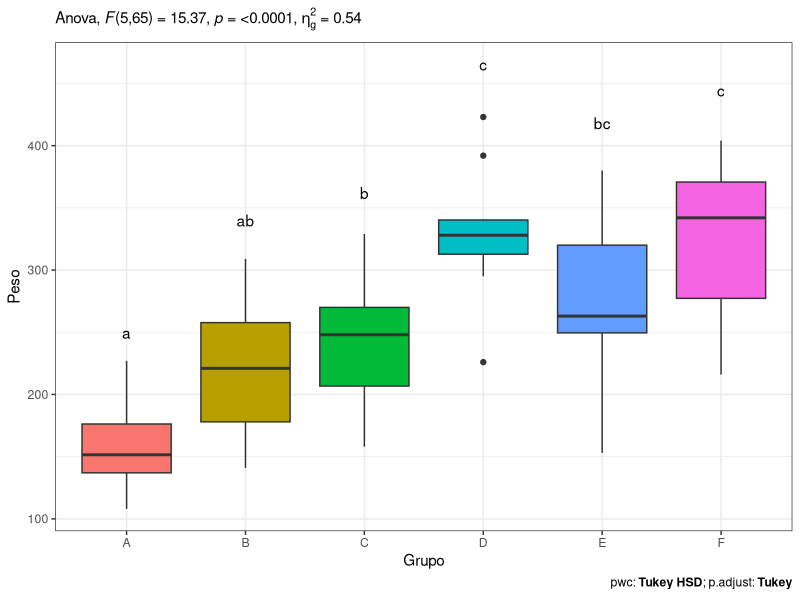
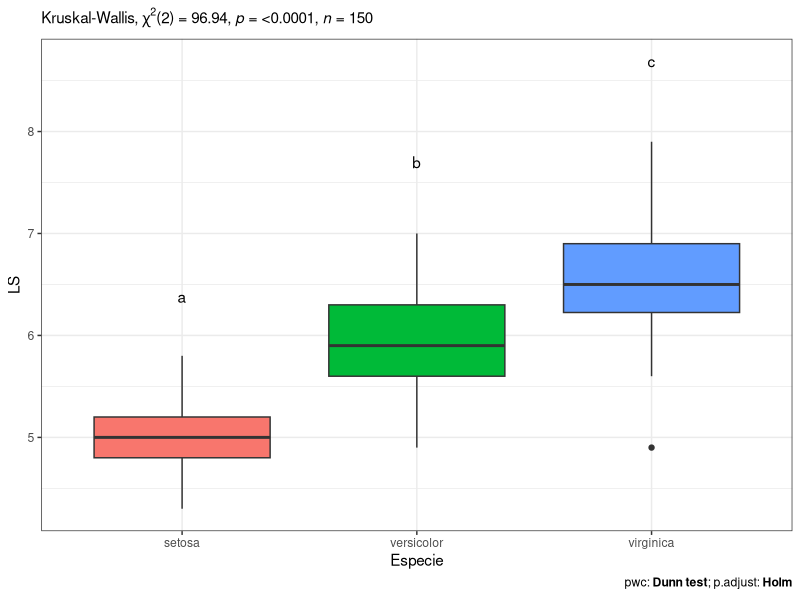
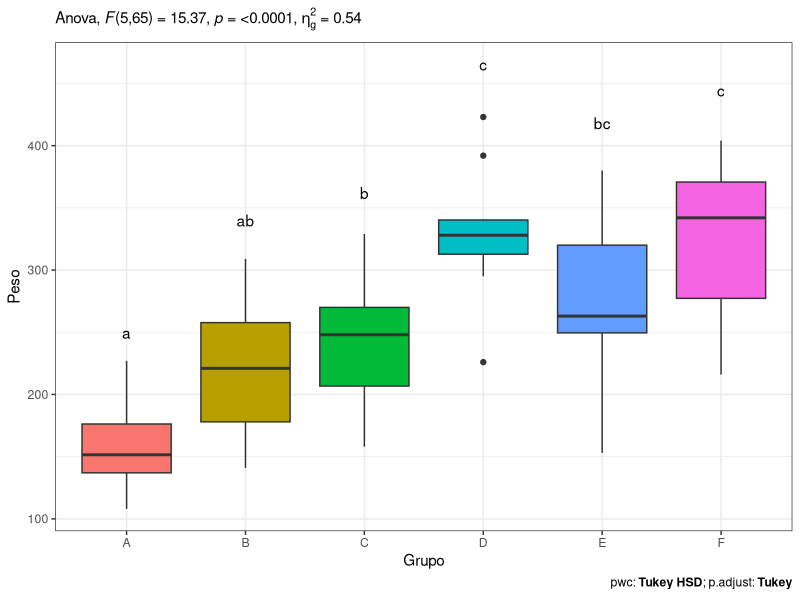
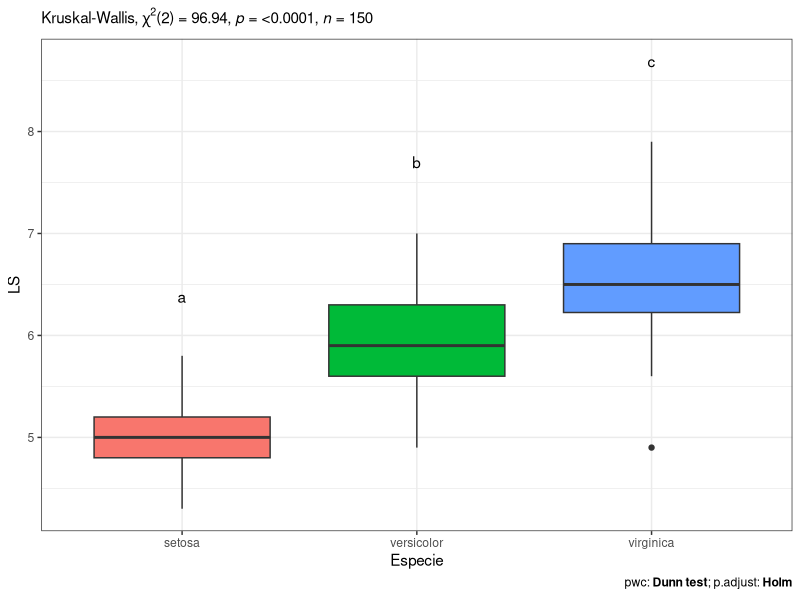

Recreate these plots in R, in order.
## Raúl Octavio Martínez Rincón

### Figuras prueba de Tukey y Dunn ###
# 1. Anova y Tukey
# 2. Kruskal-Wallis y Dunn

#### Librerías (paquetes) ####
library(tidyverse)
library(rstatix)
library(ggpubr)
library(multcompView)
theme_set(theme_bw())

## Definir directorio de trabajo
setwd("C:/Raul/Tutoriales en R/Basicos en R")

#### 1. Anova y Tukey ####
datosPeso <- tibble(chickwts)
datosPeso
names(datosPeso) <- c("Peso", "Grupo")

Grupos <- unique(datosPeso$Grupo)
Grupos

datosPeso <- datosPeso %>% mutate(Grupo = factor(Grupo, levels = Grupos, labels = LETTERS[1:length(Grupos)]))

datosPeso

# Crear objeto con el resultado del ANOVA
aovPeso <- datosPeso %>% 
  anova_test(Peso ~ Grupo)
aovPeso

# Crear objeto con el resultado de la prueba de Tukey
TukPeso <- datosPeso %>% 
  tukey_hsd(Peso ~ Grupo) %>% 
  add_xy_position(x = "Grupo")
TukPeso

TukPeso %>% 
  select(group1, group2, estimate, p.adj) %>% 
  mutate(Sig = ifelse(p.adj < 0.05, "Si", "No"))

# vector con letras para identificar grupos diferentes
vectPeso <- as.vector((TukPeso %>% select(p.adj)) < 0.05)
vectPeso
names(vectPeso) <- paste(TukPeso$group1, TukPeso$group2, sep = "-")
vectPeso
vectPeso <- multcompLetters(vectPeso)
vectPeso
vectPeso <- vectPeso$Letters
vectPeso

# Tabla con nombres de grupo y letras
tLetrasPeso <- tibble(Grupo = names(vectPeso), Letras = vectPeso)
tLetrasPeso

# Agregar posiciones (maximo * 1.1) de letras
tLetrasPesoPos <- datosPeso %>% 
  group_by(Grupo) %>% 
  summarise(y = max(Peso, na.rm = T) * 1.1) %>% 
  left_join(tLetrasPeso)
tLetrasPesoPos

ggplot(datosPeso, aes(Grupo, Peso)) + 
  geom_boxplot(aes(fill = Grupo), show.legend = F) +
  geom_text(data = tLetrasPesoPos, 
            aes(Grupo, y, label = Letras)) +
  labs(subtitle = get_test_label(aovPeso, detailed = TRUE),
       caption = get_pwc_label(TukPeso)) +
  theme(legend.position = "none")
ggsave("Figura Anova y Tukey.png", width = 9, height = 7)

TukPeso %>% 
  select(group1, group2, estimate, p.adj) %>% 
  mutate(Sig = ifelse(p.adj < 0.05, "Si", "No"))

#### 2. Kruskal-Wallis y Dunn ####
?iris

datosIris <- tibble(iris) # Convertir a tibble
# Renombrar las columnas ("variables)
names(datosIris) <- c("LS", "AS", "LP", "AP", "Especie")

datosIris

# Crear objeto con el resultado de Kruskal-Wallis
kwLS <- datosIris %>% 
  kruskal_test(LS ~ Especie)
kwLS

# Crear objeto con el resultado de la prueba de Dunn
dunnLS <- datosIris %>% 
  dunn_test(LS ~ Especie) %>% 
  add_xy_position(x = "Especie")

dunnLS

# vector con letras para identificar grupos diferentes
vectIris <- as.vector((dunnLS %>% select(p.adj)) < 0.05)
vectIris
names(vectIris) <- paste(dunnLS$group1, dunnLS$group2, sep = "-")
vectIris
vectIris <- multcompLetters(vectIris)
vectIris
vectIris <- vectIris$Letters
vectIris

# Tabla con nombres de grupo y letras
tLetrasIris <- tibble(Especie = names(vectIris), Letras = vectIris)

# Agregar posiciones (maximo * 1.1) de letras
tLetrasIrisPos <- datosIris %>% 
  group_by(Especie) %>% 
  summarise(y = max(LS, na.rm = T) * 1.1) %>% 
  left_join(tLetrasIris)
tLetrasIrisPos

ggplot(datosIris, aes(Especie, LS)) + 
  geom_boxplot(aes(fill = Especie), show.legend = F) +
  geom_text(data = tLetrasIrisPos, 
            aes(Especie, y, label = Letras)) +
  labs(subtitle = get_test_label(kwLS, detailed = TRUE),
       caption = get_pwc_label(dunnLS)) +
  theme(legend.position = "none")
ggsave("Figura Kruskal y Dunn.png", width = 9, height = 7)
